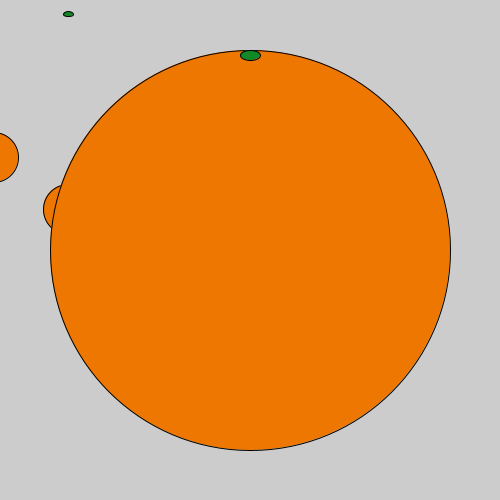
Frame 1 (no input)
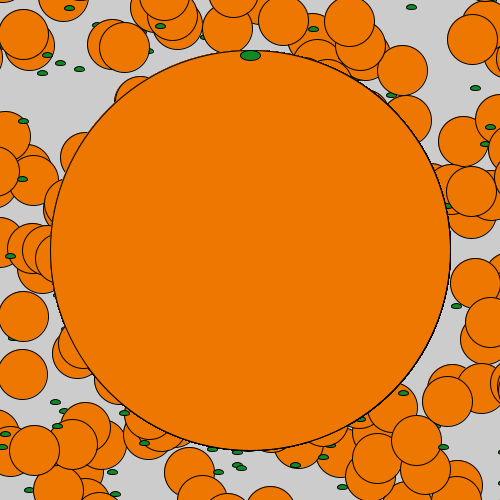
Frame 60 (the mouse pressed at the canvas centre just before this capture)
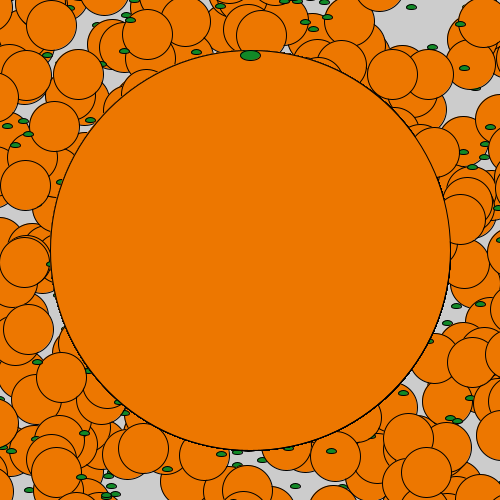
Frame 120 (the mouse held since frame 60 and released just before this capture)

The Processing sketch that drew these frames (run headless with seeded random() and noise(); from frame 60 on, the mouse is pressed at the canvas centre):

// Processing sketch: processing_94815
// ── processing_94815.pde

int i; //Beginning  

void setup(){ //To get background
  fill(0); //Background color
  size(500,500); //Background size
  frameRate(5); //Frame size
  stroke(0); //Stroke weight
}

void draw(){ //Calling out voids
  if (random(0,1)< 0.5){ //if statement
  } else{ //else statement
  }
  for(i=0; i<10; i++){ //for statement
    int r= (int)random(-500,500); //int product information
    int m= (int)random(-500,500); //int product information
    orange(r,m,50); //orange call out
    tip(r,m,10); //tip of orange call out
  }
  orange(0,0,400); //first orange call out
  tip(0,0,20); //first tip call out
}

void orange(int x, int y, int size){ //Orange code
  smooth(); //To make it smooth
  fill(237,119,0); //Color of orange
  ellipse(250+x,250+y,size,size); //Shape of orange
}

void tip(int x, int y, int size){ //Tip code
  fill(17,137,39); //Tip color
  ellipse(250+x,55+y,size,size/2); //Shape of tip
}

              
